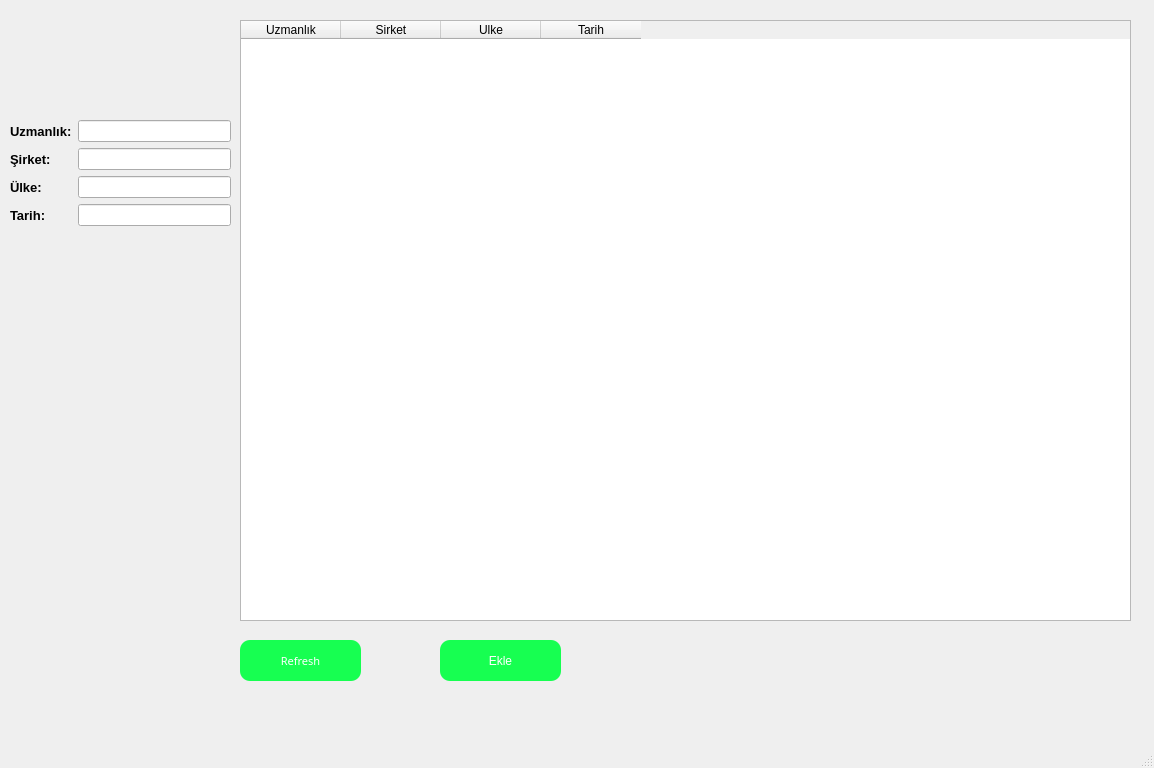
<?xml version="1.0" encoding="UTF-8"?>
<ui version="4.0">
 <class>MainWindow</class>
 <widget class="QMainWindow" name="MainWindow">
  <property name="geometry">
   <rect>
    <x>0</x>
    <y>0</y>
    <width>1154</width>
    <height>768</height>
   </rect>
  </property>
  <property name="windowTitle">
   <string>MainWindow</string>
  </property>
  <property name="styleSheet">
   <string notr="true"/>
  </property>
  <widget class="QWidget" name="centralwidget">
   <widget class="QTableWidget" name="tableWidget">
    <property name="geometry">
     <rect>
      <x>240</x>
      <y>20</y>
      <width>891</width>
      <height>601</height>
     </rect>
    </property>
    <column>
     <property name="text">
      <string>Uzmanlık</string>
     </property>
    </column>
    <column>
     <property name="text">
      <string>Sirket</string>
     </property>
    </column>
    <column>
     <property name="text">
      <string>Ulke</string>
     </property>
    </column>
    <column>
     <property name="text">
      <string>Tarih</string>
     </property>
    </column>
   </widget>
   <widget class="QPushButton" name="pushButton">
    <property name="geometry">
     <rect>
      <x>240</x>
      <y>640</y>
      <width>121</width>
      <height>41</height>
     </rect>
    </property>
    <property name="font">
     <font>
      <family>Arial Black</family>
      <pointsize>8</pointsize>
      <weight>10</weight>
      <italic>false</italic>
      <bold>false</bold>
     </font>
    </property>
    <property name="styleSheet">
     <string notr="true">QPushButton {
border-radius:10px;
font: 87 8pt &quot;Arial Black&quot;;
	color: rgb(255, 255, 255);
	background-color: rgb(23, 255, 81);
	border: 0px solid

}
QPushButton:hover{
background-color: rgb(85, 255, 255);

}</string>
    </property>
    <property name="text">
     <string>Refresh</string>
    </property>
   </widget>
   <widget class="QWidget" name="formLayoutWidget_2">
    <property name="geometry">
     <rect>
      <x>10</x>
      <y>120</y>
      <width>221</width>
      <height>141</height>
     </rect>
    </property>
    <layout class="QFormLayout" name="formLayout_2">
     <item row="0" column="0">
      <widget class="QLabel" name="label_32">
       <property name="font">
        <font>
         <pointsize>10</pointsize>
         <weight>75</weight>
         <bold>true</bold>
        </font>
       </property>
       <property name="text">
        <string>Uzmanlık:</string>
       </property>
      </widget>
     </item>
     <item row="0" column="1">
      <widget class="QLineEdit" name="lineEdit"/>
     </item>
     <item row="1" column="0">
      <widget class="QLabel" name="label_33">
       <property name="font">
        <font>
         <pointsize>10</pointsize>
         <weight>75</weight>
         <bold>true</bold>
        </font>
       </property>
       <property name="text">
        <string>Şirket:</string>
       </property>
      </widget>
     </item>
     <item row="1" column="1">
      <widget class="QLineEdit" name="lineEdit_4"/>
     </item>
     <item row="2" column="0">
      <widget class="QLabel" name="label_34">
       <property name="font">
        <font>
         <pointsize>10</pointsize>
         <weight>75</weight>
         <bold>true</bold>
        </font>
       </property>
       <property name="text">
        <string>Ülke:</string>
       </property>
      </widget>
     </item>
     <item row="3" column="0">
      <widget class="QLabel" name="label_35">
       <property name="font">
        <font>
         <pointsize>10</pointsize>
         <weight>75</weight>
         <bold>true</bold>
        </font>
       </property>
       <property name="text">
        <string>Tarih:</string>
       </property>
      </widget>
     </item>
     <item row="2" column="1">
      <widget class="QLineEdit" name="lineEdit_3"/>
     </item>
     <item row="3" column="1">
      <widget class="QLineEdit" name="lineEdit_2"/>
     </item>
    </layout>
   </widget>
   <widget class="QPushButton" name="pushButton_2">
    <property name="geometry">
     <rect>
      <x>440</x>
      <y>640</y>
      <width>121</width>
      <height>41</height>
     </rect>
    </property>
    <property name="styleSheet">
     <string notr="true">QPushButton {
border-radius:10px;
font: 87 8pt &quot;Arial Black&quot;;
	color: rgb(255, 255, 255);
	background-color: rgb(23, 255, 81);
	border: 0px solid

}
QPushButton:hover{
background-color: rgb(85, 255, 255);

}</string>
    </property>
    <property name="text">
     <string>Ekle</string>
    </property>
   </widget>
  </widget>
  <widget class="QMenuBar" name="menubar">
   <property name="geometry">
    <rect>
     <x>0</x>
     <y>0</y>
     <width>1154</width>
     <height>21</height>
    </rect>
   </property>
  </widget>
  <widget class="QStatusBar" name="statusbar"/>
 </widget>
 <resources/>
 <connections/>
</ui>
